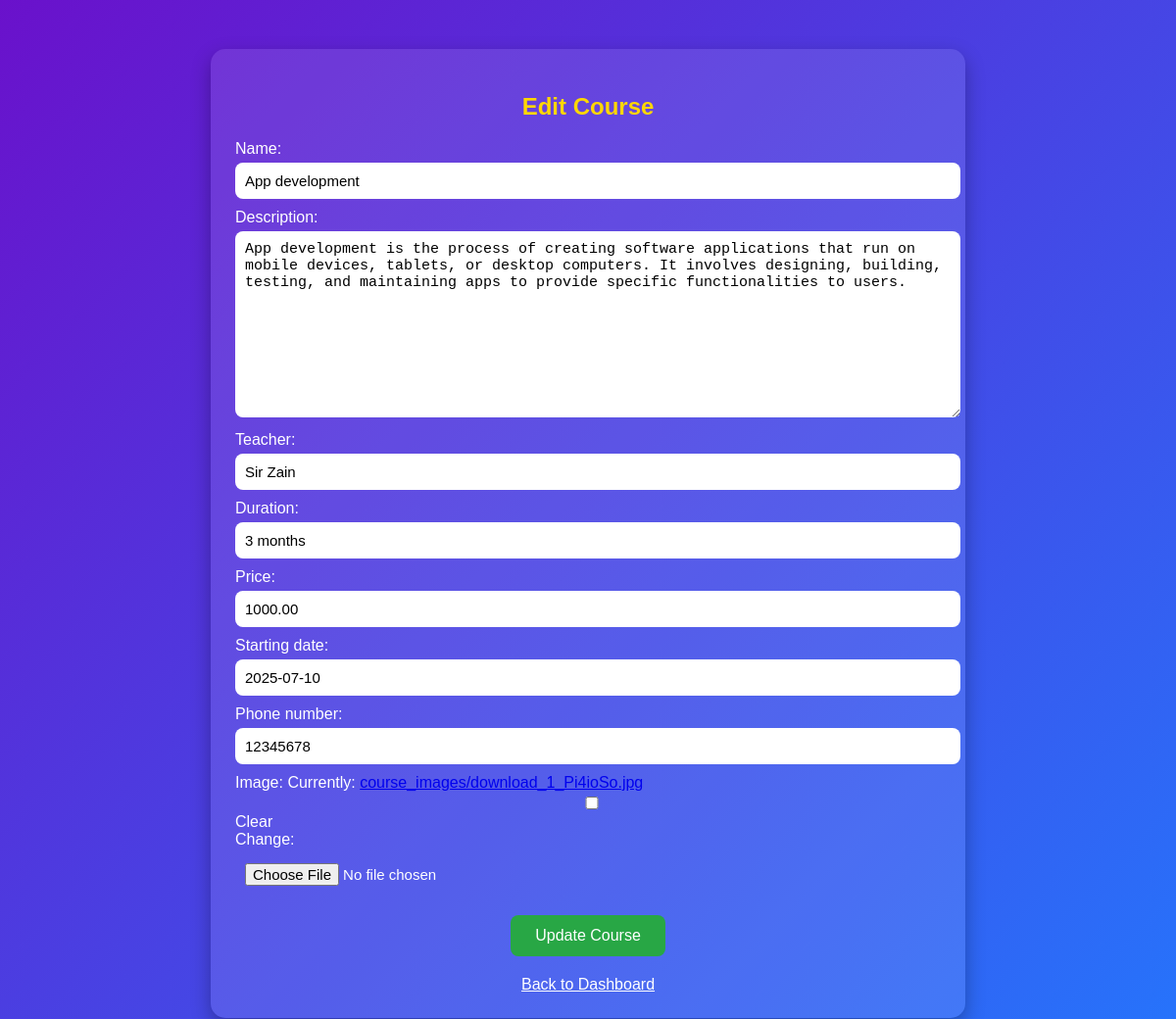
Screenshot of /edit-course/5/ (signed in) with the database file from the repository.
### students/models.py (models this page shows, shortened)
class Course(models.Model):
    name = models.CharField(max_length=100)
    description = models.TextField(blank=True, null=True)
    teacher = models.CharField(max_length=100, blank=True, null=True)
    duration = models.CharField(max_length=50, blank=True, null=True)  # e.g. "3 months"
    price = models.DecimalField(max_digits=8, decimal_places=2, blank=True, null=True)
    starting_date = models.DateField(blank=True, null=True)
    phone_number = models.CharField(max_length=15, blank=True, null=True)
    image = models.ImageField(upload_to='course_images/', blank=True, null=True)
    created_at = models.DateTimeField(auto_now_add=True)

### students/views.py (the view)
# urls.py: path('edit-course/<int:pk>/', views.edit_course, name='edit_course'),
@login_required(login_url='login')
def edit_course(request, pk):
    course = get_object_or_404(Course, pk=pk)
    if request.method == 'POST':
        form = CourseForm(request.POST, request.FILES, instance=course)
        if form.is_valid():
            form.save()
            return redirect('dashboard')
    else:
        form = CourseForm(instance=course)
    return render(request, 'edit_course.html', {'form': form, 'course': course})

### students/views.py
class CourseForm(forms.ModelForm):
    class Meta:
        model = Course
        fields = ['name', 'description', 'teacher', 'duration',
                  'price', 'starting_date', 'phone_number', 'image']

### templates/edit_course.html (shortened to what this page needs)
<!DOCTYPE html>
<html lang="en">
<head>
</head>
<body>
    <div class="form-container">
        <h2>Edit Course</h2>
        <form method="post" enctype="multipart/form-data">
            {{ form.as_p }}
            <button type="submit">Update Course</button>
        </form>
        <a href="{% url 'dashboard' %}" class="back-link">Back to Dashboard</a>
    </div>
</body>
</html>

### templates/edit_course.html (style rules this page uses)
body { background: linear-gradient(135deg, #6a11cb, #2575fc); font-family: Arial, sans-serif; color: #fff; margin: 0; padding: 0; }
.form-container { width: 60%; margin: 50px auto; background: rgba(255, 255, 255, 0.1); padding: 25px; border-radius: 15px; box-shadow: 0 8px 20px rgba(0, 0, 0, 0.3); }
h2 { text-align: center; margin-bottom: 20px; color: #ffd700; }
form p { margin: 10px 0; }
input, textarea { width: 100%; padding: 10px; border-radius: 8px; border: none; font-size: 15px; margin-top: 5px; }
button { display: block; margin: 20px auto; padding: 12px 25px; border: none; border-radius: 8px; background: #28a745; color: white; font-size: 16px; cursor: pointer; }
.back-link { display: block; text-align: center; margin-top: 20px; color: #fff; }

### rows the page displays
Course: name "App development", description "App development is the process of creating software applications that run on mobile devices, tablets, or desktop computers. It involves designing, building, testing, and maintaining apps to provide specific functionalities to users.", teacher "Sir Zain", duration "3 months", price "1000.00", starting_date "2025-07-10", phone_number "12345678"
